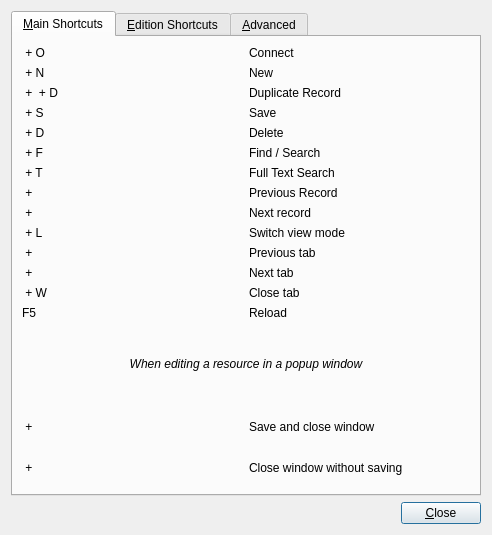
<?xml version="1.0" encoding="UTF-8"?>
<ui version="4.0">
 <class>ShortcutsDialog</class>
 <widget class="QDialog" name="ShortcutsDialog">
  <property name="geometry">
   <rect>
    <x>0</x>
    <y>0</y>
    <width>492</width>
    <height>535</height>
   </rect>
  </property>
  <property name="windowTitle">
   <string>Shortcuts</string>
  </property>
  <layout class="QVBoxLayout">
   <item>
    <widget class="QTabWidget" name="tabWidget">
     <property name="currentIndex">
      <number>0</number>
     </property>
     <widget class="QWidget" name="tab">
      <attribute name="title">
       <string>&amp;Main Shortcuts</string>
      </attribute>
      <layout class="QVBoxLayout">
       <item>
        <layout class="QGridLayout">
         <item row="0" column="0">
          <widget class="QLabel" name="label_15">
           <property name="text">
            <string>&lt;Ctrl&gt; + O</string>
           </property>
          </widget>
         </item>
         <item row="0" column="1">
          <widget class="QLabel" name="label_16">
           <property name="text">
            <string>Connect</string>
           </property>
          </widget>
         </item>
         <item row="1" column="0">
          <widget class="QLabel" name="label_17">
           <property name="text">
            <string>&lt;Ctrl&gt; + N</string>
           </property>
          </widget>
         </item>
         <item row="1" column="1">
          <widget class="QLabel" name="label_18">
           <property name="text">
            <string>New</string>
           </property>
          </widget>
         </item>
         <item row="3" column="0">
          <widget class="QLabel" name="label_19">
           <property name="text">
            <string>&lt;Ctrl&gt; + S</string>
           </property>
          </widget>
         </item>
         <item row="3" column="1">
          <widget class="QLabel" name="label_20">
           <property name="text">
            <string>Save</string>
           </property>
          </widget>
         </item>
         <item row="4" column="0">
          <widget class="QLabel" name="label_21">
           <property name="text">
            <string>&lt;Ctrl&gt; + D</string>
           </property>
          </widget>
         </item>
         <item row="4" column="1">
          <widget class="QLabel" name="label_22">
           <property name="text">
            <string>Delete</string>
           </property>
          </widget>
         </item>
         <item row="5" column="0">
          <widget class="QLabel" name="label_23">
           <property name="text">
            <string>&lt;Ctrl&gt; + F</string>
           </property>
          </widget>
         </item>
         <item row="5" column="1">
          <widget class="QLabel" name="label_24">
           <property name="text">
            <string>Find / Search</string>
           </property>
          </widget>
         </item>
         <item row="6" column="0">
          <widget class="QLabel" name="label_42">
           <property name="text">
            <string>&lt;Ctrl&gt; + T</string>
           </property>
          </widget>
         </item>
         <item row="6" column="1">
          <widget class="QLabel" name="label_43">
           <property name="text">
            <string>Full Text Search</string>
           </property>
          </widget>
         </item>
         <item row="7" column="0">
          <widget class="QLabel" name="label_25">
           <property name="text">
            <string>&lt;Alt&gt; + &lt;PgUp&gt;</string>
           </property>
          </widget>
         </item>
         <item row="7" column="1">
          <widget class="QLabel" name="label_26">
           <property name="text">
            <string>Previous Record</string>
           </property>
          </widget>
         </item>
         <item row="8" column="0">
          <widget class="QLabel" name="label_27">
           <property name="text">
            <string>&lt;Alt&gt; + &lt;PgDn&gt;</string>
           </property>
          </widget>
         </item>
         <item row="8" column="1">
          <widget class="QLabel" name="label_28">
           <property name="text">
            <string>Next record</string>
           </property>
          </widget>
         </item>
         <item row="9" column="0">
          <widget class="QLabel" name="label_29">
           <property name="text">
            <string>&lt;Ctrl&gt; + L</string>
           </property>
          </widget>
         </item>
         <item row="9" column="1">
          <widget class="QLabel" name="label_30">
           <property name="text">
            <string>Switch view mode</string>
           </property>
          </widget>
         </item>
         <item row="10" column="0">
          <widget class="QLabel" name="label_31">
           <property name="text">
            <string>&lt;Ctrl&gt; + &lt;PgUp&gt;</string>
           </property>
          </widget>
         </item>
         <item row="10" column="1">
          <widget class="QLabel" name="label_32">
           <property name="text">
            <string>Previous tab</string>
           </property>
          </widget>
         </item>
         <item row="11" column="0">
          <widget class="QLabel" name="label_33">
           <property name="text">
            <string>&lt;Ctrl&gt; + &lt;PgDn&gt;</string>
           </property>
          </widget>
         </item>
         <item row="11" column="1">
          <widget class="QLabel" name="label_34">
           <property name="text">
            <string>Next tab</string>
           </property>
          </widget>
         </item>
         <item row="12" column="0">
          <widget class="QLabel" name="label_35">
           <property name="text">
            <string>&lt;Ctrl&gt; + W</string>
           </property>
          </widget>
         </item>
         <item row="12" column="1">
          <widget class="QLabel" name="label_36">
           <property name="text">
            <string>Close tab</string>
           </property>
          </widget>
         </item>
         <item row="13" column="0">
          <widget class="QLabel" name="label_44">
           <property name="text">
            <string>F5</string>
           </property>
          </widget>
         </item>
         <item row="13" column="1">
          <widget class="QLabel" name="label_46">
           <property name="text">
            <string>Reload</string>
           </property>
          </widget>
         </item>
         <item row="2" column="0">
          <widget class="QLabel" name="label_48">
           <property name="text">
            <string>&lt;Ctrl&gt; + &lt;Shift&gt; + D</string>
           </property>
          </widget>
         </item>
         <item row="2" column="1">
          <widget class="QLabel" name="label_49">
           <property name="text">
            <string>Duplicate Record</string>
           </property>
          </widget>
         </item>
        </layout>
       </item>
       <item>
        <widget class="QLabel" name="label_37">
         <property name="text">
          <string>&lt;center&gt;&lt;i&gt;When editing a resource in a popup window&lt;/i&gt;&lt;/center&gt;</string>
         </property>
        </widget>
       </item>
       <item>
        <layout class="QGridLayout">
         <item row="0" column="0">
          <widget class="QLabel" name="label_38">
           <property name="text">
            <string>&lt;Ctrl&gt; + &lt;Enter&gt;</string>
           </property>
          </widget>
         </item>
         <item row="0" column="1">
          <widget class="QLabel" name="label_39">
           <property name="text">
            <string>Save and close window</string>
           </property>
          </widget>
         </item>
         <item row="1" column="0">
          <widget class="QLabel" name="label_40">
           <property name="text">
            <string>&lt;Ctrl&gt; + &lt;Esc&gt;</string>
           </property>
          </widget>
         </item>
         <item row="1" column="1">
          <widget class="QLabel" name="label_41">
           <property name="text">
            <string>Close window without saving</string>
           </property>
          </widget>
         </item>
        </layout>
       </item>
      </layout>
     </widget>
     <widget class="QWidget" name="tab_2">
      <attribute name="title">
       <string>&amp;Edition Shortcuts</string>
      </attribute>
      <layout class="QVBoxLayout" name="verticalLayout">
       <item>
        <widget class="QLabel" name="label">
         <property name="text">
          <string>&lt;b&gt;Shortcuts in text entries&lt;/b&gt;</string>
         </property>
        </widget>
       </item>
       <item>
        <layout class="QGridLayout">
         <item row="0" column="1">
          <widget class="QLabel" name="label_9">
           <property name="text">
            <string>Cut selected text</string>
           </property>
          </widget>
         </item>
         <item row="1" column="1">
          <widget class="QLabel" name="label_10">
           <property name="text">
            <string>Copy selected text</string>
           </property>
          </widget>
         </item>
         <item row="2" column="1">
          <widget class="QLabel" name="label_11">
           <property name="text">
            <string>Paste selected text</string>
           </property>
          </widget>
         </item>
         <item row="3" column="1">
          <widget class="QLabel" name="label_12">
           <property name="text">
            <string>Next editable widget</string>
           </property>
          </widget>
         </item>
         <item row="4" column="0">
          <widget class="QLabel" name="label_7">
           <property name="text">
            <string>&lt;Shift&gt; + &lt;Tab&gt;</string>
           </property>
          </widget>
         </item>
         <item row="4" column="1">
          <widget class="QLabel" name="label_13">
           <property name="text">
            <string>Previous editable widget</string>
           </property>
          </widget>
         </item>
         <item row="5" column="0">
          <widget class="QLabel" name="label_8">
           <property name="text">
            <string>&lt;Enter&gt;</string>
           </property>
          </widget>
         </item>
         <item row="5" column="1">
          <widget class="QLabel" name="label_14">
           <property name="text">
            <string>Auto-complete text field</string>
           </property>
          </widget>
         </item>
         <item row="3" column="0">
          <widget class="QLabel" name="label_6">
           <property name="text">
            <string>&lt;Tab&gt;</string>
           </property>
          </widget>
         </item>
         <item row="1" column="0">
          <widget class="QLabel" name="label_4">
           <property name="text">
            <string>&lt;Ctrl&gt; + C</string>
           </property>
          </widget>
         </item>
         <item row="2" column="0">
          <widget class="QLabel" name="label_5">
           <property name="text">
            <string>&lt;Ctrl&gt; + V</string>
           </property>
          </widget>
         </item>
         <item row="0" column="0">
          <widget class="QLabel" name="label_3">
           <property name="text">
            <string>&lt;Ctrl&gt; + X</string>
           </property>
          </widget>
         </item>
        </layout>
       </item>
       <item>
        <widget class="QLabel" name="label_2">
         <property name="text">
          <string>&lt;!DOCTYPE HTML PUBLIC &quot;-//W3C//DTD HTML 4.0//EN&quot; &quot;http://www.w3.org/TR/REC-html40/strict.dtd&quot;&gt;
&lt;html&gt;&lt;head&gt;&lt;meta name=&quot;qrichtext&quot; content=&quot;1&quot; /&gt;&lt;style type=&quot;text/css&quot;&gt;
p, li { white-space: pre-wrap; }
&lt;/style&gt;&lt;/head&gt;&lt;body style=&quot; font-family:'DejaVu Sans'; font-size:9pt; font-weight:400; font-style:normal;&quot;&gt;
&lt;p style=&quot; margin-top:0px; margin-bottom:0px; margin-left:0px; margin-right:0px; -qt-block-indent:0; text-indent:0px;&quot;&gt;&lt;span style=&quot; font-weight:600;&quot;&gt;Numeric fields&lt;/span&gt;&lt;/p&gt;&lt;/body&gt;&lt;/html&gt;</string>
         </property>
        </widget>
       </item>
       <item>
        <layout class="QGridLayout" name="gridLayout">
         <item row="0" column="0">
          <widget class="QLabel" name="label_55">
           <property name="text">
            <string>Formula + &lt;Enter&gt;
(Example: 3+2*2)</string>
           </property>
          </widget>
         </item>
         <item row="0" column="1">
          <widget class="QLabel" name="label_56">
           <property name="text">
            <string>Calculates value
(Example result: 7)</string>
           </property>
          </widget>
         </item>
        </layout>
       </item>
       <item>
        <widget class="QLabel" name="label_59">
         <property name="text">
          <string>&lt;!DOCTYPE HTML PUBLIC &quot;-//W3C//DTD HTML 4.0//EN&quot; &quot;http://www.w3.org/TR/REC-html40/strict.dtd&quot;&gt;
&lt;html&gt;&lt;head&gt;&lt;meta name=&quot;qrichtext&quot; content=&quot;1&quot; /&gt;&lt;style type=&quot;text/css&quot;&gt;
p, li { white-space: pre-wrap; }
&lt;/style&gt;&lt;/head&gt;&lt;body style=&quot; font-family:'DejaVu Sans'; font-size:9pt; font-weight:400; font-style:normal;&quot;&gt;
&lt;p style=&quot; margin-top:0px; margin-bottom:0px; margin-left:0px; margin-right:0px; -qt-block-indent:0; text-indent:0px;&quot;&gt;&lt;span style=&quot; font-weight:600;&quot;&gt;Relation fields&lt;/span&gt;&lt;/p&gt;&lt;/body&gt;&lt;/html&gt;</string>
         </property>
        </widget>
       </item>
       <item>
        <layout class="QGridLayout" name="gridLayout_2">
         <item row="0" column="0">
          <widget class="QLabel" name="label_61">
           <property name="text">
            <string>&lt;Ctrl&gt; + Open</string>
           </property>
          </widget>
         </item>
         <item row="0" column="1">
          <widget class="QLabel" name="label_60">
           <property name="text">
            <string>Opens the record in a new tab</string>
           </property>
          </widget>
         </item>
         <item row="1" column="0">
          <widget class="QLabel" name="label_62">
           <property name="text">
            <string>&lt;Ctrl&gt; + &lt;Shift&gt; + Open</string>
           </property>
          </widget>
         </item>
         <item row="1" column="1">
          <widget class="QLabel" name="label_63">
           <property name="text">
            <string>Opens the record in a new background tab</string>
           </property>
          </widget>
         </item>
        </layout>
       </item>
       <item>
        <spacer>
         <property name="orientation">
          <enum>Qt::Vertical</enum>
         </property>
         <property name="sizeHint" stdset="0">
          <size>
           <width>320</width>
           <height>228</height>
          </size>
         </property>
        </spacer>
       </item>
      </layout>
     </widget>
     <widget class="QWidget" name="tab_3">
      <attribute name="title">
       <string>&amp;Advanced</string>
      </attribute>
      <layout class="QVBoxLayout">
       <item>
        <widget class="QLabel" name="label_50">
         <property name="text">
          <string>&lt;b&gt;Shortcuts in text entries&lt;/b&gt;</string>
         </property>
        </widget>
       </item>
       <item>
        <layout class="QGridLayout">
         <item row="0" column="0">
          <widget class="QLabel" name="label_51">
           <property name="text">
            <string>Middle mouse click on Tab</string>
           </property>
          </widget>
         </item>
         <item row="0" column="1">
          <widget class="QLabel" name="label_52">
           <property name="text">
            <string>Close tab</string>
           </property>
          </widget>
         </item>
         <item row="2" column="0">
          <widget class="QLabel" name="label_53">
           <property name="text">
            <string>&lt;Shift&gt; + Switch View</string>
           </property>
          </widget>
         </item>
         <item row="2" column="1">
          <widget class="QLabel" name="label_54">
           <property name="text">
            <string>Open form view in new tab</string>
           </property>
          </widget>
         </item>
         <item row="1" column="0">
          <widget class="QLabel" name="label_45">
           <property name="text">
            <string>Mouse Wheel on Tab</string>
           </property>
          </widget>
         </item>
         <item row="1" column="1">
          <widget class="QLabel" name="label_47">
           <property name="text">
            <string>Change current tab</string>
           </property>
          </widget>
         </item>
         <item row="3" column="0">
          <widget class="QLabel" name="label_57">
           <property name="text">
            <string>&lt;Shift&gt; + Open View</string>
           </property>
          </widget>
         </item>
         <item row="3" column="1">
          <widget class="QLabel" name="label_58">
           <property name="text">
            <string>Open view in a background tab</string>
           </property>
          </widget>
         </item>
        </layout>
       </item>
       <item>
        <spacer>
         <property name="orientation">
          <enum>Qt::Vertical</enum>
         </property>
         <property name="sizeHint" stdset="0">
          <size>
           <width>20</width>
           <height>40</height>
          </size>
         </property>
        </spacer>
       </item>
      </layout>
     </widget>
    </widget>
   </item>
   <item>
    <layout class="QHBoxLayout">
     <item>
      <spacer>
       <property name="orientation">
        <enum>Qt::Horizontal</enum>
       </property>
       <property name="sizeHint" stdset="0">
        <size>
         <width>40</width>
         <height>20</height>
        </size>
       </property>
      </spacer>
     </item>
     <item>
      <widget class="QPushButton" name="pushButton">
       <property name="text">
        <string>&amp;Close</string>
       </property>
       <property name="icon">
        <iconset resource="common.qrc">
         <normaloff>:/images/close.png</normaloff>:/images/close.png</iconset>
       </property>
      </widget>
     </item>
    </layout>
   </item>
  </layout>
 </widget>
 <resources>
  <include location="common.qrc"/>
 </resources>
 <connections>
  <connection>
   <sender>pushButton</sender>
   <signal>clicked()</signal>
   <receiver>ShortcutsDialog</receiver>
   <slot>accept()</slot>
   <hints>
    <hint type="sourcelabel">
     <x>318</x>
     <y>474</y>
    </hint>
    <hint type="destinationlabel">
     <x>254</x>
     <y>493</y>
    </hint>
   </hints>
  </connection>
 </connections>
</ui>
